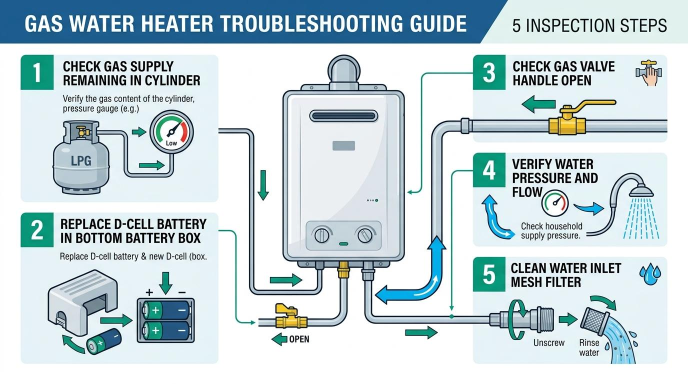
#> input picture website/images/heater-troubleshoot.orig.jpg, 1376 x 768 px, found by its file name (shown at 1/2 size); its folder holds 8 pictures in this run
$ python measure_coords.py
#> lines starting #> are read from the running program, lines starting #| are printed output that depends on the picture
from PIL import Image, ImageDraw, ImageFont

def mark_image(filename):
#> called with filename = 'heater-troubleshoot.orig.jpg'
    im = Image.open('website/images/' + filename).convert('RGB')
#> im is the input picture: PIL image 1376x768 RGB; mean R, G, B 197.5, 213.4, 218.4
    draw = ImageDraw.Draw(im)
    font = ImageFont.truetype('C:/Windows/Fonts/arial.ttf', 12)
    # Draw grid every 50 px
    for x in range(0, 1376, 100):
        draw.line([(x, 0), (x, 768)], fill=(255, 0, 0, 128), width=1)
        draw.text((x + 2, 5), str(x), font=font, fill=(255, 0, 0))
    for y in range(0, 768, 50):
        draw.line([(0, y), (1376, y)], fill=(0, 0, 255, 128), width=1)
        draw.text((5, y + 2), str(y), font=font, fill=(0, 0, 255))
    im.save('website/images/grid_' + filename)
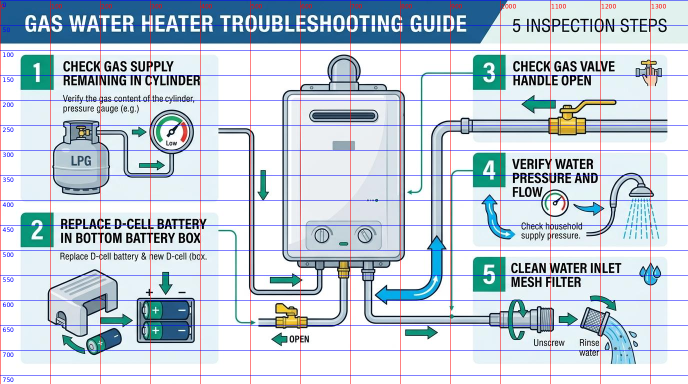
#> saved as grid_heater-troubleshoot.orig.jpg: PIL image 1376x768 RGB (shown at 1/2 size); mean R, G, B 193.9, 206.6, 216.9
    print("Saved grid for " + filename)

if __name__ == '__main__':
    mark_image('heater-troubleshoot.orig.jpg')
    mark_image('cylinder-sizes-comparison.orig.jpg')
#> call 2 of mark_image, with filename = 'cylinder-sizes-comparison.orig.jpg'
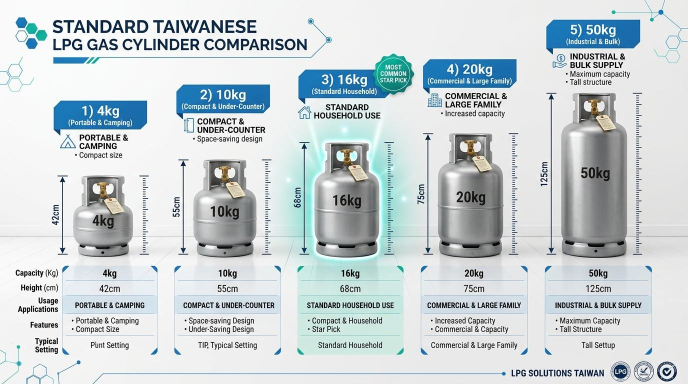
#> input picture website/images/cylinder-sizes-comparison.orig.jpg, 1376 x 768 px, found by its file name (shown at 1/2 size)
#> in mark_image, im is the input picture: PIL image 1376x768 RGB; mean R, G, B 201.5, 210.3, 213.1
#> in mark_image (call 2), `im.save('website/images/grid_' + filename)`:
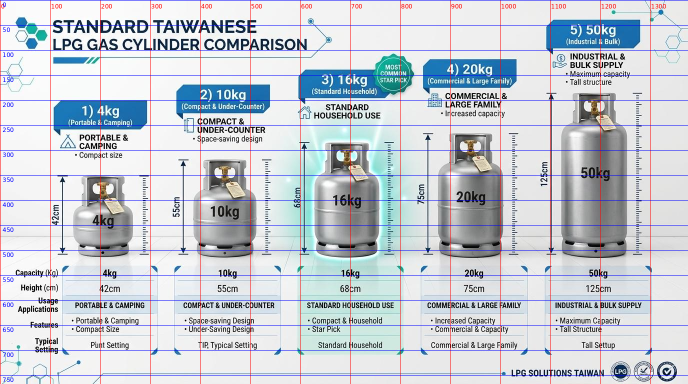
#> saved as grid_cylinder-sizes-comparison.orig.jpg: PIL image 1376x768 RGB (shown at 1/2 size); mean R, G, B 197.5, 203.3, 211.6
    mark_image('stove-flame-damper.orig.jpg')
#> call 3 of mark_image, with filename = 'stove-flame-damper.orig.jpg'
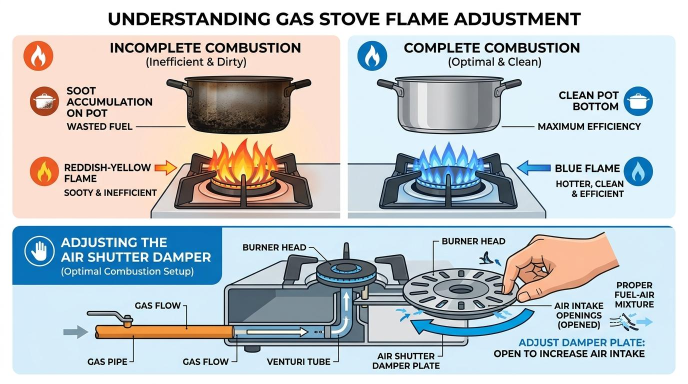
#> input picture website/images/stove-flame-damper.orig.jpg, 1376 x 768 px, found by its file name (shown at 1/2 size)
#> in mark_image, im is the input picture: PIL image 1376x768 RGB; mean R, G, B 190, 197, 200.7
#> in mark_image (call 3), `im.save('website/images/grid_' + filename)`:
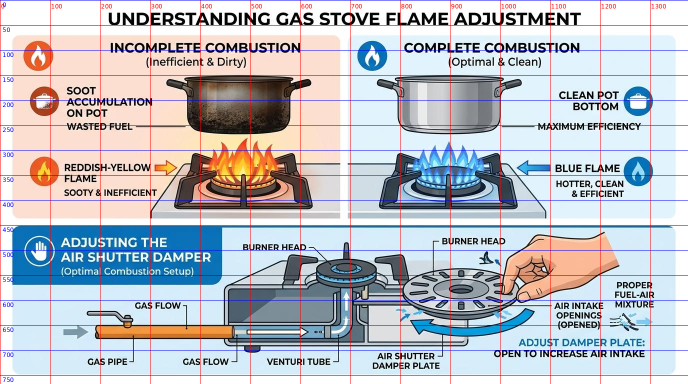
#> saved as grid_stove-flame-damper.orig.jpg: PIL image 1376x768 RGB (shown at 1/2 size); mean R, G, B 186.4, 190.3, 199.5
    mark_image('natural-vs-lpg-gas.orig.jpg')
#> call 4 of mark_image, with filename = 'natural-vs-lpg-gas.orig.jpg'
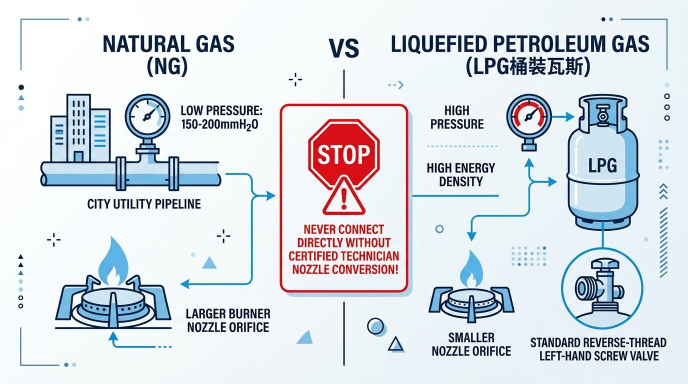
#> input picture website/images/natural-vs-lpg-gas.orig.jpg, 1376 x 768 px, found by its file name (shown at 1/2 size)
#> in mark_image, im is the input picture: PIL image 1376x768 RGB; mean R, G, B 216.2, 221.5, 228.2
#> in mark_image (call 4), `im.save('website/images/grid_' + filename)`:
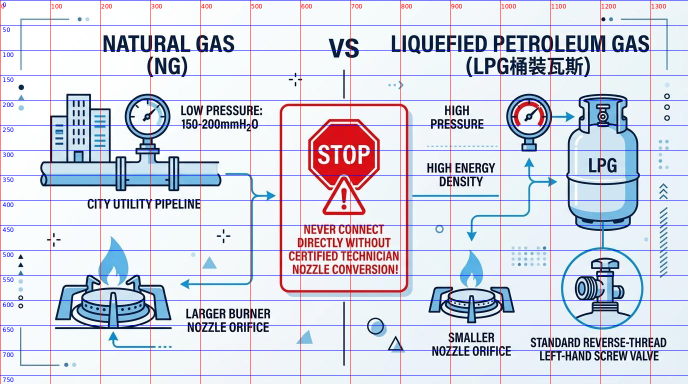
#> saved as grid_natural-vs-lpg-gas.orig.jpg: PIL image 1376x768 RGB (shown at 1/2 size); mean R, G, B 211.8, 214.1, 226.2
